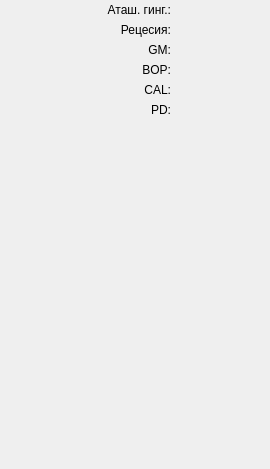
<?xml version="1.0" encoding="UTF-8"?>
<ui version="4.0">
 <class>PerioSurfaceData</class>
 <widget class="QWidget" name="PerioSurfaceData">
  <property name="geometry">
   <rect>
    <x>0</x>
    <y>0</y>
    <width>270</width>
    <height>469</height>
   </rect>
  </property>
  <property name="windowTitle">
   <string>PerioSurfaceData</string>
  </property>
  <layout class="QVBoxLayout" name="verticalLayout">
   <property name="spacing">
    <number>0</number>
   </property>
   <property name="leftMargin">
    <number>0</number>
   </property>
   <property name="topMargin">
    <number>0</number>
   </property>
   <property name="rightMargin">
    <number>0</number>
   </property>
   <property name="bottomMargin">
    <number>0</number>
   </property>
   <item>
    <layout class="QHBoxLayout" name="attGingLayout">
     <property name="spacing">
      <number>0</number>
     </property>
     <item>
      <widget class="QLabel" name="label_4">
       <property name="sizePolicy">
        <sizepolicy hsizetype="Fixed" vsizetype="Preferred">
         <horstretch>0</horstretch>
         <verstretch>0</verstretch>
        </sizepolicy>
       </property>
       <property name="minimumSize">
        <size>
         <width>75</width>
         <height>0</height>
        </size>
       </property>
       <property name="maximumSize">
        <size>
         <width>75</width>
         <height>16777215</height>
        </size>
       </property>
       <property name="text">
        <string>Аташ. гинг.:</string>
       </property>
       <property name="alignment">
        <set>Qt::AlignRight|Qt::AlignTrailing|Qt::AlignVCenter</set>
       </property>
       <property name="wordWrap">
        <bool>false</bool>
       </property>
      </widget>
     </item>
     <item>
      <spacer name="horizontalSpacer">
       <property name="orientation">
        <enum>Qt::Horizontal</enum>
       </property>
       <property name="sizeType">
        <enum>QSizePolicy::Minimum</enum>
       </property>
       <property name="sizeHint" stdset="0">
        <size>
         <width>3</width>
         <height>20</height>
        </size>
       </property>
      </spacer>
     </item>
    </layout>
   </item>
   <item>
    <layout class="QHBoxLayout" name="recesLayout">
     <property name="spacing">
      <number>0</number>
     </property>
     <item>
      <widget class="QLabel" name="label_9">
       <property name="sizePolicy">
        <sizepolicy hsizetype="Fixed" vsizetype="Preferred">
         <horstretch>0</horstretch>
         <verstretch>0</verstretch>
        </sizepolicy>
       </property>
       <property name="minimumSize">
        <size>
         <width>75</width>
         <height>0</height>
        </size>
       </property>
       <property name="maximumSize">
        <size>
         <width>75</width>
         <height>16777215</height>
        </size>
       </property>
       <property name="text">
        <string>Рецесия:</string>
       </property>
       <property name="alignment">
        <set>Qt::AlignRight|Qt::AlignTrailing|Qt::AlignVCenter</set>
       </property>
       <property name="wordWrap">
        <bool>false</bool>
       </property>
      </widget>
     </item>
     <item>
      <spacer name="horizontalSpacer_2">
       <property name="orientation">
        <enum>Qt::Horizontal</enum>
       </property>
       <property name="sizeType">
        <enum>QSizePolicy::Minimum</enum>
       </property>
       <property name="sizeHint" stdset="0">
        <size>
         <width>3</width>
         <height>20</height>
        </size>
       </property>
      </spacer>
     </item>
    </layout>
   </item>
   <item>
    <layout class="QHBoxLayout" name="gmLayout">
     <property name="spacing">
      <number>0</number>
     </property>
     <item>
      <widget class="QLabel" name="label_11">
       <property name="sizePolicy">
        <sizepolicy hsizetype="Fixed" vsizetype="Preferred">
         <horstretch>0</horstretch>
         <verstretch>0</verstretch>
        </sizepolicy>
       </property>
       <property name="minimumSize">
        <size>
         <width>75</width>
         <height>0</height>
        </size>
       </property>
       <property name="maximumSize">
        <size>
         <width>75</width>
         <height>16777215</height>
        </size>
       </property>
       <property name="text">
        <string>GM:</string>
       </property>
       <property name="alignment">
        <set>Qt::AlignRight|Qt::AlignTrailing|Qt::AlignVCenter</set>
       </property>
      </widget>
     </item>
     <item>
      <spacer name="horizontalSpacer_3">
       <property name="orientation">
        <enum>Qt::Horizontal</enum>
       </property>
       <property name="sizeType">
        <enum>QSizePolicy::Minimum</enum>
       </property>
       <property name="sizeHint" stdset="0">
        <size>
         <width>3</width>
         <height>20</height>
        </size>
       </property>
      </spacer>
     </item>
    </layout>
   </item>
   <item>
    <layout class="QHBoxLayout" name="bopLayout">
     <property name="spacing">
      <number>0</number>
     </property>
     <item>
      <widget class="QLabel" name="label_3">
       <property name="sizePolicy">
        <sizepolicy hsizetype="Fixed" vsizetype="Preferred">
         <horstretch>0</horstretch>
         <verstretch>0</verstretch>
        </sizepolicy>
       </property>
       <property name="minimumSize">
        <size>
         <width>75</width>
         <height>0</height>
        </size>
       </property>
       <property name="maximumSize">
        <size>
         <width>75</width>
         <height>16777215</height>
        </size>
       </property>
       <property name="text">
        <string>BOP:</string>
       </property>
       <property name="alignment">
        <set>Qt::AlignRight|Qt::AlignTrailing|Qt::AlignVCenter</set>
       </property>
      </widget>
     </item>
     <item>
      <spacer name="horizontalSpacer_4">
       <property name="orientation">
        <enum>Qt::Horizontal</enum>
       </property>
       <property name="sizeType">
        <enum>QSizePolicy::Minimum</enum>
       </property>
       <property name="sizeHint" stdset="0">
        <size>
         <width>3</width>
         <height>20</height>
        </size>
       </property>
      </spacer>
     </item>
    </layout>
   </item>
   <item>
    <layout class="QHBoxLayout" name="calLayout">
     <property name="spacing">
      <number>0</number>
     </property>
     <item>
      <widget class="QLabel" name="label_2">
       <property name="sizePolicy">
        <sizepolicy hsizetype="Fixed" vsizetype="Preferred">
         <horstretch>0</horstretch>
         <verstretch>0</verstretch>
        </sizepolicy>
       </property>
       <property name="minimumSize">
        <size>
         <width>75</width>
         <height>0</height>
        </size>
       </property>
       <property name="maximumSize">
        <size>
         <width>75</width>
         <height>16777215</height>
        </size>
       </property>
       <property name="text">
        <string>CAL:</string>
       </property>
       <property name="alignment">
        <set>Qt::AlignRight|Qt::AlignTrailing|Qt::AlignVCenter</set>
       </property>
      </widget>
     </item>
     <item>
      <spacer name="horizontalSpacer_5">
       <property name="orientation">
        <enum>Qt::Horizontal</enum>
       </property>
       <property name="sizeType">
        <enum>QSizePolicy::Minimum</enum>
       </property>
       <property name="sizeHint" stdset="0">
        <size>
         <width>3</width>
         <height>20</height>
        </size>
       </property>
      </spacer>
     </item>
    </layout>
   </item>
   <item>
    <layout class="QHBoxLayout" name="pdLayout">
     <property name="spacing">
      <number>0</number>
     </property>
     <item>
      <widget class="QLabel" name="label">
       <property name="sizePolicy">
        <sizepolicy hsizetype="Fixed" vsizetype="Preferred">
         <horstretch>0</horstretch>
         <verstretch>0</verstretch>
        </sizepolicy>
       </property>
       <property name="minimumSize">
        <size>
         <width>75</width>
         <height>0</height>
        </size>
       </property>
       <property name="maximumSize">
        <size>
         <width>75</width>
         <height>16777215</height>
        </size>
       </property>
       <property name="text">
        <string>PD:</string>
       </property>
       <property name="alignment">
        <set>Qt::AlignRight|Qt::AlignTrailing|Qt::AlignVCenter</set>
       </property>
      </widget>
     </item>
     <item>
      <spacer name="horizontalSpacer_6">
       <property name="orientation">
        <enum>Qt::Horizontal</enum>
       </property>
       <property name="sizeType">
        <enum>QSizePolicy::Minimum</enum>
       </property>
       <property name="sizeHint" stdset="0">
        <size>
         <width>3</width>
         <height>20</height>
        </size>
       </property>
      </spacer>
     </item>
    </layout>
   </item>
   <item>
    <spacer name="verticalSpacer">
     <property name="orientation">
      <enum>Qt::Vertical</enum>
     </property>
     <property name="sizeHint" stdset="0">
      <size>
       <width>20</width>
       <height>191</height>
      </size>
     </property>
    </spacer>
   </item>
  </layout>
 </widget>
 <layoutdefault spacing="6" margin="11"/>
 <resources/>
 <connections/>
</ui>
